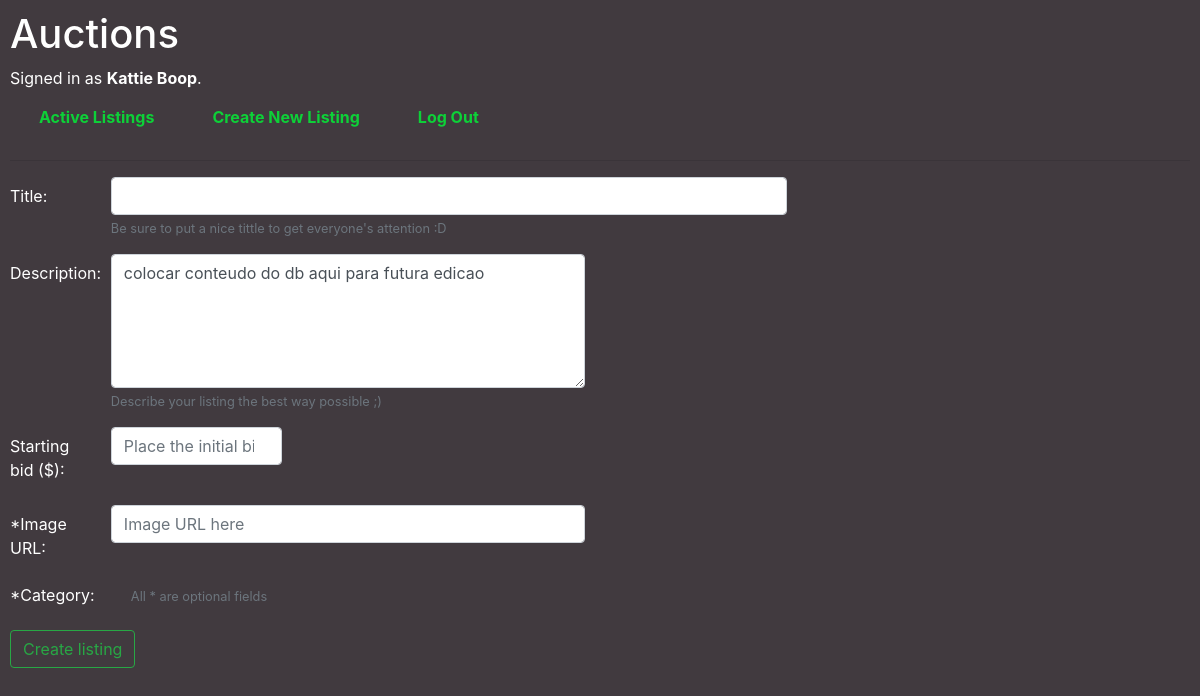
Page /newListing (signed in) on the earlier database version.
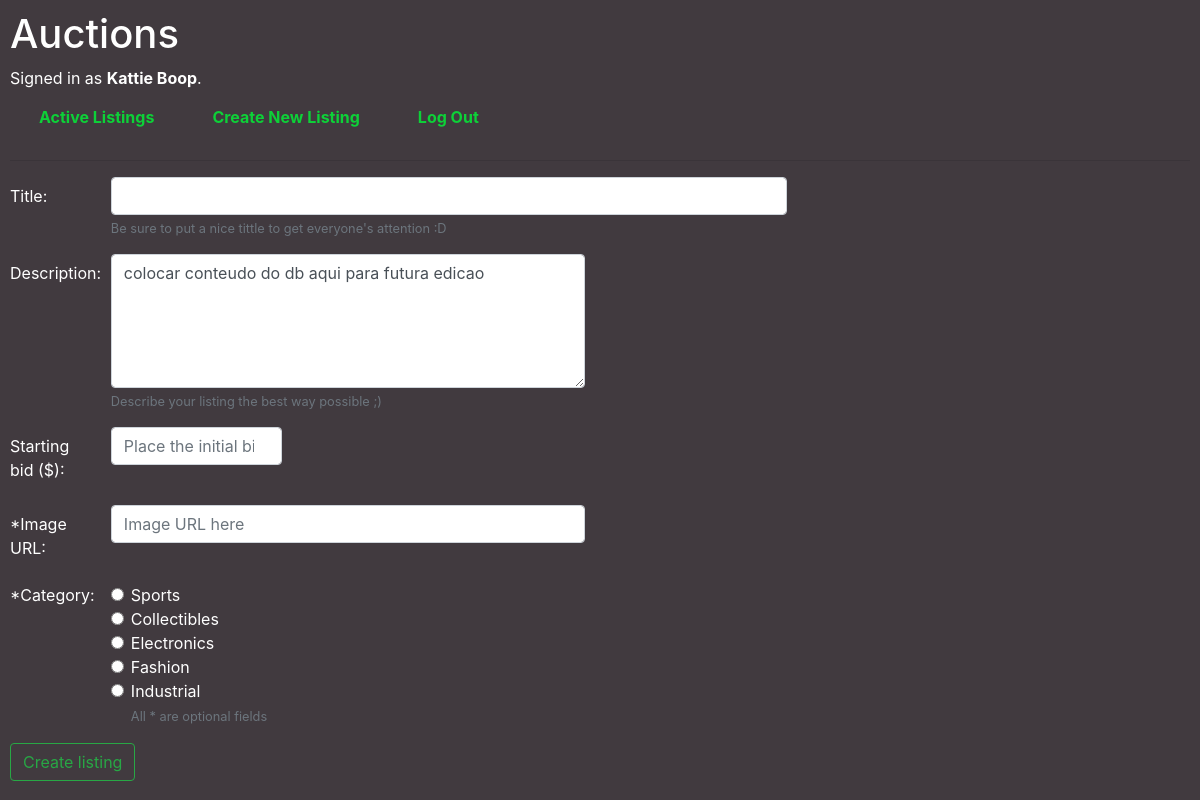
Same page on the later database version.
### auctions/models.py (models this page shows, shortened)
class User(AbstractUser):
    pass

class Category(models.Model):
    name = models.TextField(max_length=50, unique=True)

### auctions/views.py (the view)
# urls.py: path("newListing", views.new_listing_view, name="newlisting"),
@login_required
def new_listing_view(request):
    return render(request, "auctions/new_listing.html", {
        "category_list": Category.objects.all()
    })

### auctions/templates/auctions/new_listing.html (shortened to what this page needs)
{% extends "auctions/layout.html" %}
{% block body %}
    <form action="{% url 'createlisting' %}" method="post">
        <div class="form-group row">
            <label for="title" class="col-sm-1 col-form-label">Title:</label>
            <div class="col-sm-7">
                <input type="text" class="form-control" name="title" id="title" required>
                <small class="form-text text-muted" id="titleTip">Be sure to put a nice tittle to get everyone's attention :D</small>
            </div>
        </div>
        <div class="form-group row">
            <label for="description" class="col-sm-1 col-form-label">Description:</label>
            <div class="col-sm-5">
                <textarea class="form-control" id="description" name="desc" rows="5" required>colocar conteudo do db aqui para futura edicao</textarea>
                <small class="form-text text-muted" id="descTip">Describe your listing the best way possible ;)</small>
            </div>
        </div>
        <div class="form-group row">
            <label for="bid" class="col-sm-1 col-form-label">Starting bid ($):</label>
            <div class="col-sm-2">
                <input type="number" class="form-control" name="initial_bid" id="bid" min="0" step="0.01" placeholder="Place the initial bid" required>
            </div>
        </div>
        <div class="form-group row">
            <label for="url" class="col-sm-1 col-form-label">*Image URL:</label>
            <div class="col-sm-5">
                <input type="url" class="form-control" name="image_url" id="url" placeholder="Image URL here">
            </div>
        </div>
        <fieldset class="form-group">
            <div class="row">
                <legend class="col-form-label col-sm-1 pt-0">*Category:</legend>
                <div class="col-sm-10">
                    <div class="form-check">
                        {% for category in category_list %}
                            <input class="form-check-input" type="radio" name="category_chosen" id="category" value=f"option{id}">
                            <label class="form-check-label" for="category">{{ category.name }}</label><br>
                        {% endfor %}
                        <small class="form-text text-muted">All * are optional fields</small>
                    </div>
                </div>
            </div>
        </fieldset>
        <button type="submit" class="btn btn-outline-success">Create listing</button>
      </form>
{% endblock %}

### auctions/templates/auctions/layout.html (shortened to what this page needs)
{% load static %}
<!DOCTYPE html>
<html lang="en">
    <head>
        <link rel="stylesheet" type="text/css" href="{% static 'auctions/bootstrap.min.css' %}">
        <link rel="stylesheet" type="text/class" href="{% static 'auctions/styles.css' %}" >
    </head>
    <body>
        <h1>Auctions</h1>
        <div>
            {% if user.is_authenticated %}
                Signed in as <strong>{{ user.username }}</strong>.
            {% else %}
                Not signed in.
            {% endif %}
        </div>
        <ul class="nav">
            <li class="nav-item">
                <button type="button" class="btn btn-link"><a class="nav-link" href="{% url 'index' %}">Active Listings</a></button>
            </li>
            {% if user.is_authenticated %}
                <li class="nav-item">
                    <button type="button" class="btn btn-link"><a class="nav-link" href="{% url 'newlisting' %}">Create New Listing</a></button>
                </li>
                <li class="nav-item">
                    <button type="button" class="btn btn-link"><a class="nav-link" href="{% url 'logout' %}">Log Out</a></button>
                </li>
            {% endif %}
        </ul>
        <hr>
        {% block body %}
        {% endblock %}
    </body>
</html>

### auctions/templates/auctions/layout.html (style rules this page uses)
body { padding: 10px; background-color: rgb(65, 58, 63); color: white; }
.nav-link { display: block; padding: .5rem 1rem; color: rgb(13, 209, 56); font-weight: bold; }

Differences in the rows shown:
added Category: name "Sports"
added Category: name "Collectibles"
added Category: name "Electronics"
added Category: name "Fashion"
added Category: name "Industrial"
